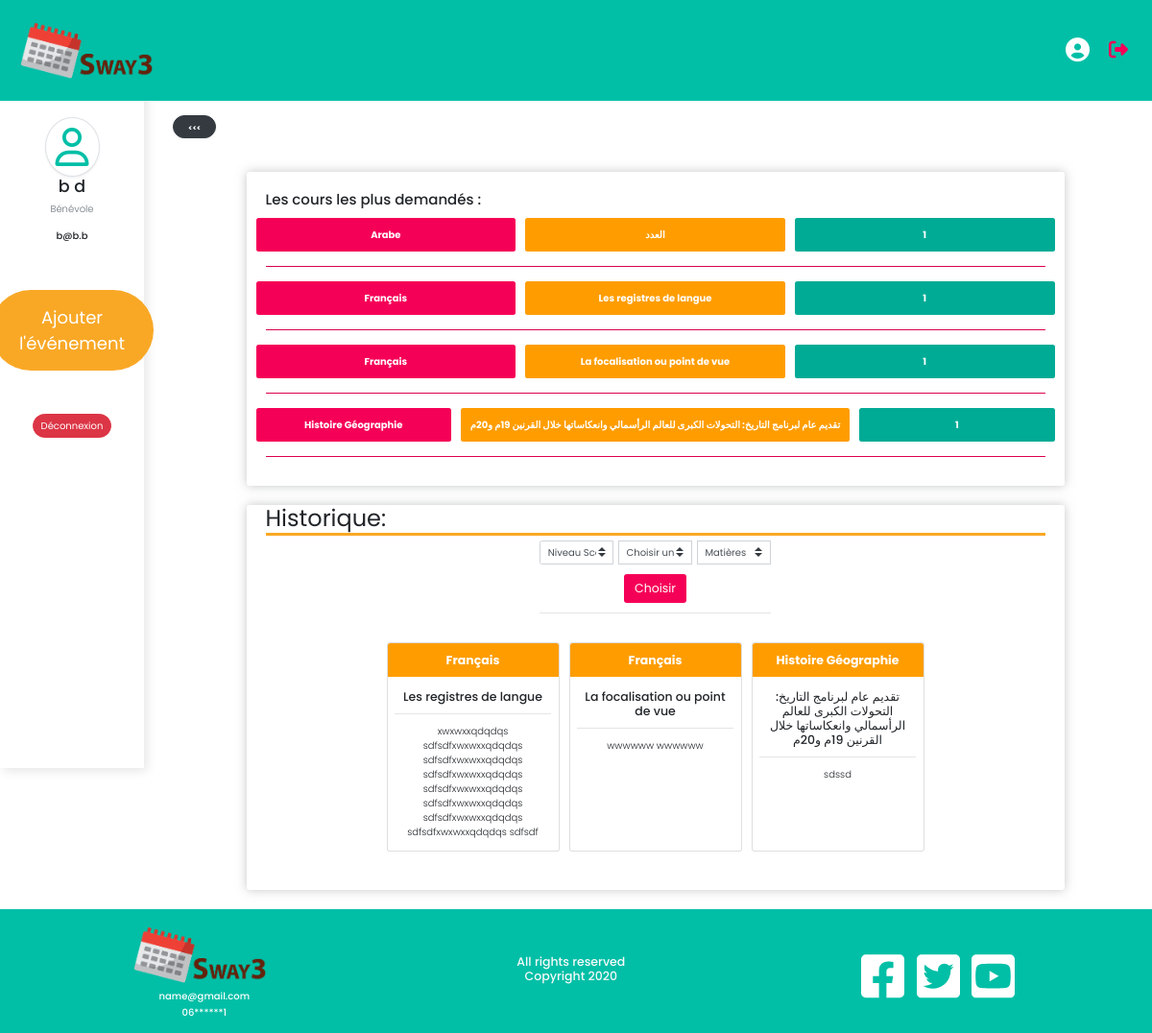
/Teacher.php (signed in), run on the app's committed database.
### tables this page shows
CREATE TABLE `demande` (
  `iddemande` int(11) NOT NULL,
  `description` text,
  `idetudiantc` int(11) DEFAULT NULL,
  `cours` int(11) NOT NULL,
  `reponce` int(11) NOT NULL
);

CREATE TABLE `matiere` (
  `idmatiere` int(11) NOT NULL,
  `nommatiere` varchar(255) DEFAULT NULL,
  `idfiliere` int(11) DEFAULT NULL
);

CREATE TABLE `cours` (
  `idcours` int(11) NOT NULL,
  `nomcours` varchar(255) DEFAULT NULL,
  `idmatiere` int(11) DEFAULT NULL
);

### Teacher.php (the view, shortened to what this page needs)
<?php
include('navbar.php');
?>
<div class="vertical-nav pt-lg-5" id="sidebar">
    <div class=" mb-4  menu-head text-center d-flex flex-column align-items-center">
        <i class="far fa-user img-thumbnail shadow-sm rounded-circle p-3"
           style="font-size: 40px; color: #00BFA6"></i>
        <div class="media d-flex align-items-center ">
            <div class="media-body">
                <h3 class="">
                    <?php
                    if (!empty($_SESSION['mailb'])) {
                        echo($_SESSION['teacherFname'] . ' ' . $_SESSION['teacherLname']);
                    };
                    ?>
                </h3>
                <p class="font-weight-light text-muted mb-0">Bénévole</p>
            </div>
        </div>
        <div class="mt-4">
            <h6 class='text-center'>
                <?php
                if (!empty($_SESSION['mailb'])) {
                    echo(' ' . $_SESSION['mailb']);
                };
                ?>
            </h6>
        </div>
        <div class="p-2  mb-5">
            <?php
            if (!empty($_SESSION['mailb'])) {
                echo "
            <div class='btn_add_event'>
            <button id='add_event_btn' type='button'>Ajouter l'événement</button>
           </div>
            <div class='mt-2'>
                <a  href=\"logout.php\">
                    <button class='btn btn-danger rounded-pill'>Déconnexion</button>
                </a>
            </div>
                ";
            }
            ?>
        </div>
    </div>
</div>
<div class="page-content pl-4" id="content">
    <button class="btn btn-dark bg-dark rounded-pill shadow-sm px-4 m-4" id="sidebarCollapse" type="button">
        <small class="text-uppercase font-weight-bold" id="togl"> <<< </small>
    </button>
    <div class="containers">
        <div class="statistics">
            <div class="chart_title">
                <h4 class="chart_title_h2">Les cours les plus demandés :</h4>
            </div>
            <?php
            if (!empty($_SESSION['mailb'])) {
                $therequet = "SELECT COUNT(d.cours) AS num, d.cours,c.nomcours , m.nommatiere FROM demande d INNER JOIN cours c ON
           d.cours = c.idcours INNER JOIN matiere m ON c.idmatiere = m.idmatiere GROUP BY d.cours ORDER BY COUNT(d.cours) DESC;";
                if ($do = mysqli_query($conn, $therequet)) {
                    while ($array = mysqli_fetch_array($do)) {
                        echo '<div class="row  font-weight-bold align-items-center text-nowrap  text-center">
                   <div class="col-sm m-2 rounded p-3  backRed">' . $array[3] . '</div>
                   <div class="col-sm m-2 rounded p-3  backOrange
                    ">' . $array[2] . '</div>
                    <div class="col-sm m-2 rounded p-3  backGreen">' . $array[0] . '</div>
                    </div>
                    <hr class="backRed">';
                    };
                } else {
                    echo "<h5 class='text-danger text-center font-weight-bold mt-5'>Aucune demande</h5>";
                };
            };
            ?>
        </div>
    </div>
    <div class="containers">
        <h2 class="historique">Historique:</h2>
        <div class="d-flex flex-wrap flex-column align-items-center justify-content-center">
            <div class="col-4 mb-3 ">
                <form action="" method="post" class="w-100">
                    <div class="d-flex justify-content-between aline-items-baseline">
                        <div class="form-group">
                            <div class="input-group mb-3">
                                <select class="custom-select" name="nScolaire" id="nScolaire"
                                        onchange="showfillier(this.value)">
                                    <option selected>Niveau Scolaire</option>
                                </select>
                                <select class="custom-select ml-2" name="filier" id="filiere"
                                        onchange="showMatiere(this.value)">
                                    <option value="" selected disabled> Choisir une filiere</option>
                                </select>
                                <select class="custom-select ml-2" name="matiere" id="matiere"
                                        onchange="getMatiere(this.value)">
                                    <option value="" SELECTED disabled>Matières</option>
                                </select>
                            </div>
                            <div class="text-center">
                                <button type="submit" name="submit" id="" class="btn backRed btn-lg">Choisir</button>
                            </div>
                        </div>
                    </div>
                </form>
                <hr>
            </div>
            <div class="d-flex flex-wrap justify-content-around m-2">
                <?php
                if (isset($_POST['submit'])) {
                    $matiereT = $_POST['selMatiere'];
                    $req = "SELECT c.nomcours, e.prenometudiant, e.nometudiant, d.description,  m.nommatiere FROM demande d
    INNER JOIN etudiant e ON d.idetudiantc = e.idetudiant INNER JOIN cours c ON c.idcours = d.cours
    INNER JOIN matiere m ON m.idmatiere = c.idmatiere WHERE m.idmatiere = '" . $matiereT . "' ";
                    $reqt = mysqli_query($conn, $req);
                    $row = mysqli_fetch_array($reqt);
                    if (!empty($_SESSION['mailb'] && $reqt)) {
                        while ($row = mysqli_fetch_array($reqt)) {
                            echo "
                        <div class=\"card  card mb-4 rounded-lg m-2\" style=\"width: 18rem;\">
                          <div class=\"card-body  p-0\">
                             <div class='backOrange rounded-top pt-2 p-1 text-center'>
                                 <h5 class=\"card-title mt-2\">$row[0]</h5>
                             </div>
                            <div class='p-2 m-1 text-center'>
                                <h5 class=\"card - title mt - 2\">$row[4]</h5>
                                <h6 class=\"card-subtitle text-center m-2 text-muted\"> $row[1]  $row[2]</h6>
                                <p class=\"card-text m-2\">$row[3]</p>
                          </div>
                         </div>
                         </div>
                         ";
                        }
                    }
                } else {
                    $req = "SELECT c.nomcours, e.prenometudiant, e.nometudiant, d.description,  m.nommatiere FROM demande d
                        INNER JOIN etudiant e ON d.idetudiantc = e.idetudiant INNER JOIN cours c ON c.idcours = d.cours
                        INNER JOIN matiere m ON m.idmatiere = c.idmatiere";
                    $reqt = mysqli_query($conn, $req);
                    if (!empty($_SESSION['mailb']) && $reqt ) {
                        while ($row = mysqli_fetch_array($reqt)) {
                            echo "
                                <div class=\"card  card mb-4 rounded-lg m-2\" style=\"width: 18rem;\">
                                  <div class=\"card-body  p-0\">
                                     <div class='backOrange rounded-top pt-2 p-1 text-center'>
                                             <h5 class=\"card-title font-weight-bold mt-2\">$row[4]</h5>
                                    </div>
                                    <div class='p-2 m-1 text-center'>
                                        <h5 class=\"card-title text-center m-2\">$row[0]</h5>
                                        <hr>
                                        <p class=\"card-text font-weight-light m-2\">$row[3]</p>
                                     </div>
                                  </div>
                                 </div>
                                 ";
                        }
                    }
                }
                    ?>
            </div>
        </div>
    </div>
</div>
<?php
include 'footer.php';
?>

### navbar.php (shortened to what this page needs)
<!DOCTYPE html>
<html lang="en">
<head>
    <link rel="stylesheet" href="https://stackpath.bootstrapcdn.com/bootstrap/4.4.1/css/bootstrap.min.css"
>
    <link href="https://unpkg.com/aos@2.3.1/dist/aos.css" rel="stylesheet">
    <link rel="stylesheet" href="src/css/main.css"/>
</head>
<body>
<nav class="sticky-top">
    <a class="navbar-brand" href="index.php">
        <img src="src/img/logo-02.png"  class="d-inline-block align-top" alt="">
    </a>
    <div>
        <div class="p-2">
            <?php
            if (!empty($_SESSION['mail'])) {
                echo "
              <div class=\"rounded-circle p-2 \">
                <a href=\"Student.php\">
                <i class=\"fas iconProfile fa-user-circle\"></i>
                </a>
              </div>
                ";
            }
            ?>
        </div>
        <div class="p-2">
            <?php
            if (!empty($_SESSION['type'])) {
                $teacherMail = $_SESSION['mailb'];
                echo
                "
        <div class=' rounded-circle p-2'>
               <a href=\"logout.php\">
            <i class=\"fas deleteSec fa-sign-out-alt\"></i>
                </a>
         </div>
    ";
            } else if (!empty($_SESSION['mail'])) {
                echo
                "
        <div class=' rounded-circle p-2'>
               <a href=\"logout.php\">
            <i class=\"fas deleteSec fa-sign-out-alt\"></i>
                </a>
         </div>
   ";
            };
            ?>
        </div>
    </div>
</nav>

### footer.php (shortened to what this page needs)
<footer>
    <div class="footer">
        <div class="footer__info">
            <a class="navbar-brand" href="index.php">
                <img src="src/img/logo-02.png" width="150" class="d-inline-block align-top" alt="">
            </a>
            <h3>name@gmail.com</h3>
            <h3>06******1</h3>
        </div>
        <div class="footer__serv">
        <h5 class="text-light text-center ">All rights reserved <br> Copyright 2020</h5>
        </div>
        <div class="footer__social">
            <a href="#">
            </a>
            <a href="#">
            </a>
            <a href="#">
            </a>
        </div>
    </div>
</footer>

### src/css/main.css (style rules this page uses)
input,select,textarea { outline:none;appearance:unset!important;-moz-appearance:unset!important;-webkit-appearance:unset!important;-o-appearance:unset!important;-ms-appearance:unset!important }
img { max-width:100%;height:auto }
.form-group { position:relative;margin-bottom:25px;overflow:hidden }
.form-group:last-child { margin-bottom:0 }
nav { display:flex;justify-content:space-between;align-items:center;padding:15px;background-color:#00bfa6 }
nav a { text-decoration:none;color:#fff }
nav div { display:flex;align-items:center }
nav img { width:150px;-o-object-fit:cover;object-fit:cover;border-radius:20px }
.deleteSec { color:#f50057;font-size:2em }
.iconProfile { font-size:2.5em }
* { margin:0;padding:0;font-size:16px;font-family:Poppins,sans-serif }
html { scroll-behavior:smooth }
.backGreen { background-color:#00ab95;color:#fff }
.backOrange { background-color:#ff9d00;color:#fff }
.backRed { background-color:#f50057;color:#fff }
body { padding:0;margin:0 }
.containers { margin:2em auto;max-width:71vw;box-shadow:0 0 11px 0 rgba(149,152,154,.554);padding:2em;border-radius:.3em }
.chart .chart_title_h2,.historique,.Post_problem h2 { font-weight:400;font-size:x-large;border-bottom:3px solid #f9a826;margin-top:-20px }
.btn_add_event { display:flex;justify-content:center }
.btn_add_event button { width:170px;padding:15px;background-color:#f9a826;color:#fff;border:none;border-radius:49px;margin-top:40px;margin-bottom:40px;font-size:medium;font-size:large }
footer { position:relative;padding:10px;z-index:1;background-color:#00bfa6 }
footer .footer { position:relative;display:flex;justify-content:space-around;flex-wrap:wrap;align-items:center }
footer .footer__info { text-align:center }
footer .footer__info h3 { color:#fff;font-size:1em }
footer .footer__serv { display:flex;justify-content:center;align-items:center;flex-wrap:wrap }
footer .footer__social svg { width:45px;margin-right:10px;margin-top:10px }
.vertical-nav { min-width:15rem;width:15rem;position:fixed;top:0;left:0;box-shadow:3px 3px 10px rgba(0,0,0,.1);transition:all .4s;height:100vh }
.menu-head { position:relative;top:12% }
.page-content { width:calc(100% - 15rem);margin-left:15rem;transition:all .4s }
@media (max-width:1230px) { * { font-size:10px } }

### data on the page
demande: matiere.nommatiere "Français", cours.nomcours "Les registres de langue", description "xwxwxxqdqdqs sdfsdfxwxwxxqdqdqs sdfsdfxwxwxxqdqdqs sdfsdfxwxwxxqdqdqs sdfsdfxwxwxxqdqdqs sdfsdfxwxwxxqdqdqs sdfsdfxwxwxxqdqdqs sdfsdfxwxwxxqdqdqs sdfsdf"
demande: matiere.nommatiere "Français", cours.nomcours "La focalisation ou point de vue", description "wwwwww wwwwww"
demande: matiere.nommatiere "Histoire Géographie", cours.nomcours "تقديم عام لبرنامج التاريخ: التحولات الكبرى للعالم الرأسمالي وانعكاساتها خلال القرنين 19م و20م", description "sdssd"

### other printed values
$_SESSION['teacherFname'] "b"
$_SESSION['teacherLname'] "d"
$_SESSION['mailb'] "b@b.b"
$array[3] "Arabe"
$array[2] "العدد"
$array[0] "1"
$array[3] "Français"
$array[2] "Les registres de langue"
$array[2] "La focalisation ou point de vue"
$array[3] "Histoire Géographie"
$array[2] "تقديم عام لبرنامج التاريخ: التحولات الكبرى للعالم الرأسمالي وانعكاساتها خلال القرنين 19م و20م"
